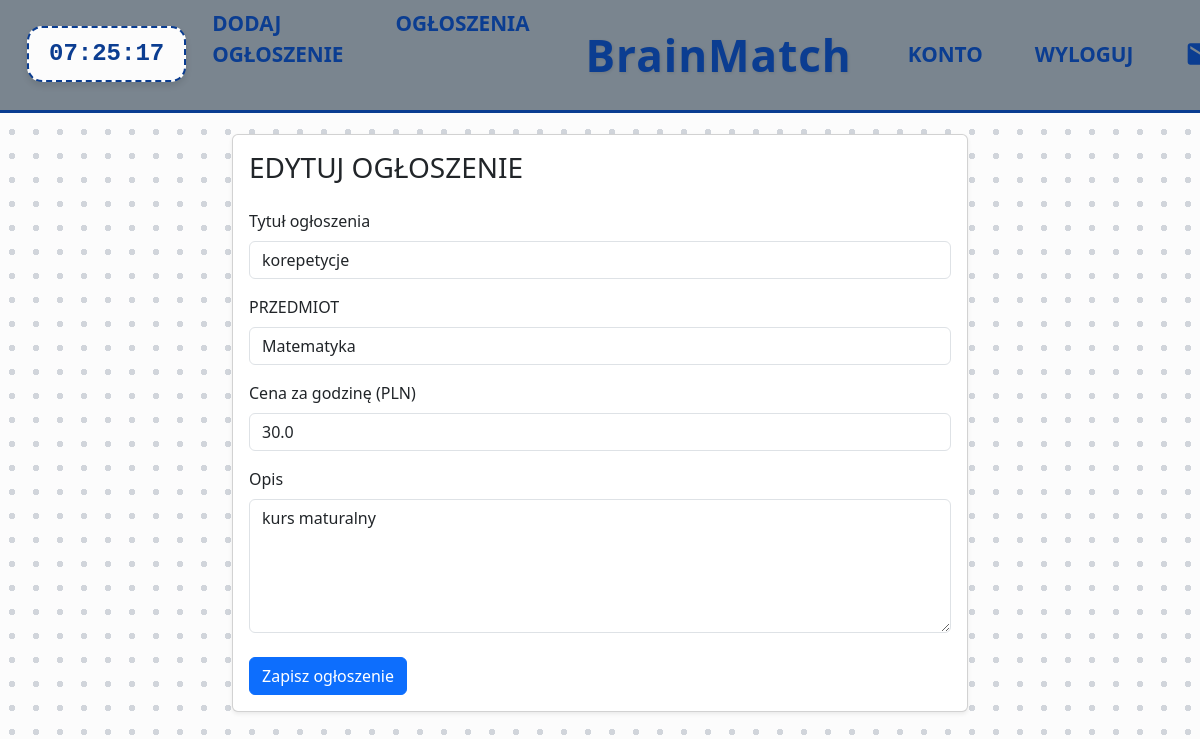
The app's page /ad/2/update (signed in) with its own data.
### app/models.py (models this page shows)
class Ad(db.Model):
    id = db.Column(db.Integer, primary_key=True)
    title = db.Column(db.String(100), nullable=False)
    subject = db.Column(db.String(50), nullable=False)
    description = db.Column(db.Text, nullable=False)
    price = db.Column(db.Float, nullable=False)
    date_posted = db.Column(db.DateTime, nullable=False, default=datetime.utcnow)
    user_id = db.Column(db.Integer, db.ForeignKey('user.id'), nullable=False)
    messages = db.relationship('Message', backref='ad', lazy=True, cascade="all, delete-orphan")

### app/main.py (the view)
@main.route('/ad/<int:ad_id>/update', methods=['GET', 'POST'])
@login_required
def update_ad(ad_id):
    ad = Ad.query.get_or_404(ad_id)
    if ad.author != current_user and not current_user.is_admin:
        abort(403)
    form = AdForm()
    if form.validate_on_submit():
        ad.title = form.title.data
        ad.subject = form.subject.data
        ad.description = form.description.data
        ad.price = form.price.data
        db.session.commit()
        flash('Ogłoszenie zostało zaktualizowane!', 'success')
        return redirect(url_for('main.ads'))
    elif request.method == 'GET':
        form.title.data = ad.title
        form.subject.data = ad.subject
        form.description.data = ad.description
        form.price.data = ad.price
    return render_template('create_ad.html', title='Edytuj ogłoszenie', form=form, legend='EDYTUJ OGŁOSZENIE')

### app/forms.py
class AdForm(FlaskForm):
    title = StringField('Tytuł ogłoszenia', validators=[DataRequired(), Length(max=100)])
    subject = SelectField('PRZEDMIOT', choices=[
        ('Matematyka', 'Matematyka'),
        ('Język Polski', 'Język Polski'),
        ('Język Angielski', 'Język Angielski'),
        ('Chemia', 'Chemia'),
        ('Fizyka', 'Fizyka'),
        ('Biologia', 'Biologia'),
        ('Historia', 'Historia'),
        ('Geografia', 'Geografia'),
        ('Informatyka', 'Informatyka'),
        ('Język Niemiecki', 'Język Niemiecki'),
        ('Inny', 'Inny')
    ], validators=[DataRequired()])
    description = TextAreaField('Opis', validators=[DataRequired()])
    price = FloatField('Cena za godzinę (PLN)', validators=[DataRequired()])
    submit = SubmitField('Zapisz ogłoszenie')

### app/models.py (called while the page is built)
@login_manager.user_loader
def load_user(user_id):
    return User.query.get(int(user_id))

### app/templates/create_ad.html (shortened to what this page needs)
{% extends "base.html" %}
{% block content %}
<div class="row justify-content-center">
    <div class="col-md-8">
        <div class="card shadow-sm">
            <div class="card-body">
                <h3 class="card-title mb-4">{{ legend }}</h3>
                <form method="POST" action="">
                    <div class="mb-3">
                        {{ form.title.label(class="form-label") }}
                        {{ form.title(class="form-control") }}
                    </div>
                    <div class="mb-3">
                        {{ form.subject.label(class="form-label") }}
                        {{ form.subject(class="form-control") }}
                    </div>
                    <div class="mb-3">
                        {{ form.price.label(class="form-label") }}
                        {{ form.price(class="form-control") }}
                    </div>
                    <div class="mb-3">
                        {{ form.description.label(class="form-label") }}
                        {{ form.description(class="form-control", rows="5") }}
                    </div>
                    <div class="mt-4">
                        {{ form.submit(class="btn btn-primary") }}
                    </div>
                </form>
            </div>
        </div>
    </div>
</div>
{% endblock %}

### app/templates/base.html (style rules this page uses)
:root { --bg-color: #fcfcfc; --dot-color: #d1d5db; --main-accent: #0b3d91; --navbar-bg: #7a858f; --card-bg: #7a858f; --text-on-accent: #ffffff; --text-main: #343a40; --logo-color: #0b3d91; --form-label: #0b3d91; }
body { background-color: var(--bg-color) !important; background-image: radial-gradient(var(--dot-color) 3px, transparent 3px) !important; background-size: 24px 24px !important; min-height: 100vh; overflow-x: hidden; padding-top: 110px; color: var(--text-main); transition: background-color 0.3s ease, color 0.3s ease; }

### records on screen
Ad: title "korepetycje", subject "Matematyka", price "30.0", description "kurs maturalny"

### other values on screen
{{ legend }} "EDYTUJ OGŁOSZENIE"
